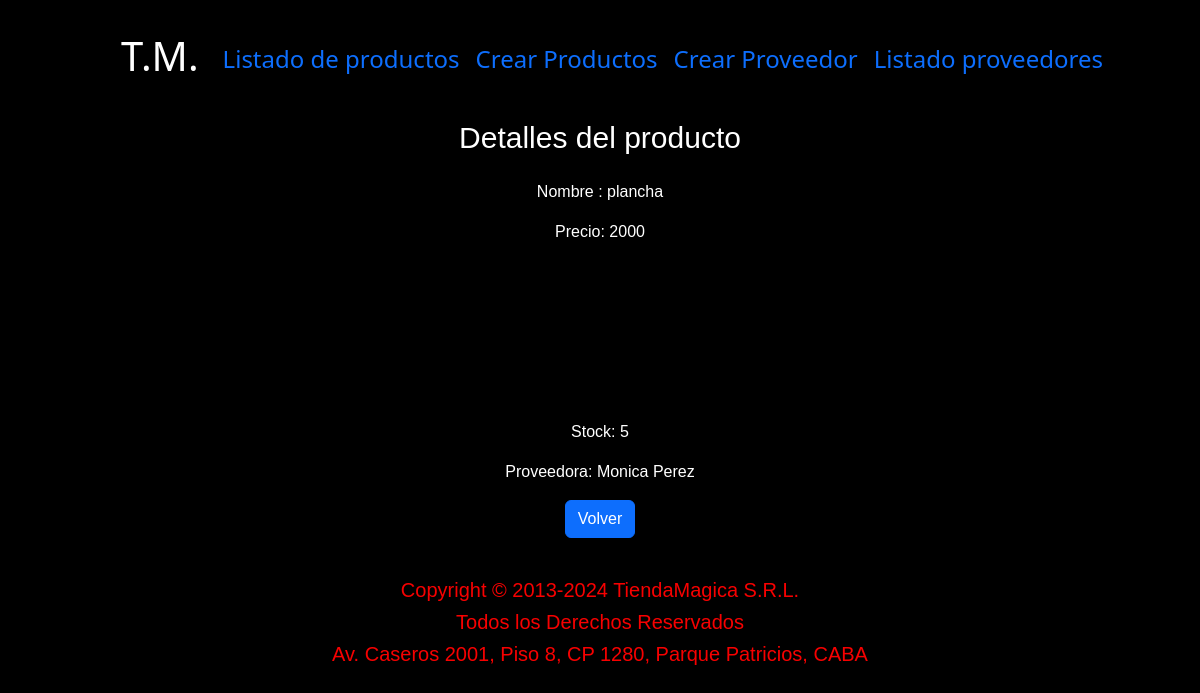
Page /detalle_producto/1/ on the earlier database version.
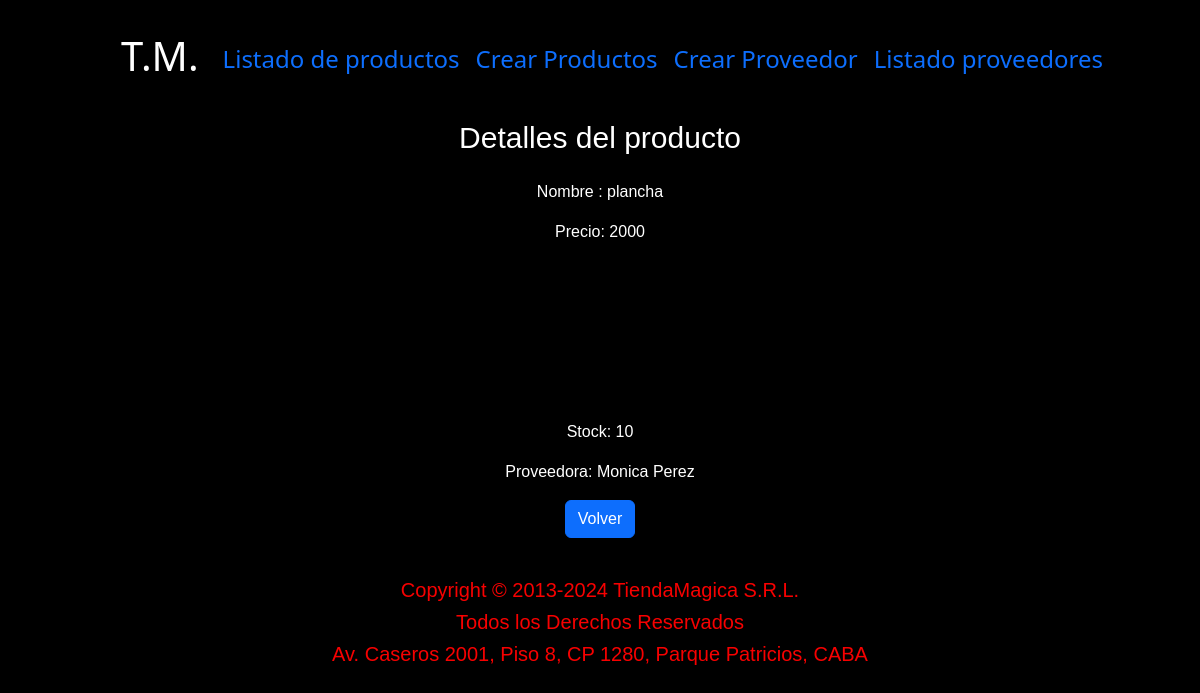
Same page on the later database version.
### compra/models.py (models this page shows, shortened)
class Producto(models.Model):
    nombre = models.CharField(max_length=100)
    precio = models.IntegerField()
    imagen = models.ImageField(upload_to='images/', null=True, blank=True)
    stock_actual = models.IntegerField()
    proveedor = models.ForeignKey(Proveedor, on_delete=models.CASCADE )
    class Meta:
        verbose_name = "Producto"

class Proveedor(models.Model):
    nombre = models.CharField(max_length=100)
    apellido = models.CharField(max_length=100)
    dni = models.IntegerField()
    def __str__(self):
        return f'{ self.nombre} {self.apellido}'
    class Meta:
        verbose_name = "Proveedor"

### compra/views.py (the view)
# urls.py: path('detalle_producto/<int:pk>/', views.ProductoDetailView.as_view(), name='detail'),
class ProductoDetailView(DetailView):
    model = Producto
    template_name = 'detalle_producto.html'

### compra/templates/detalle_producto.html (shortened to what this page needs)
{% extends 'index.html' %}
{% load static %}
{% block contenidonav %}
<h1>Detalles del producto</h1>
<div class="d-flex flex-column mb-4 mt-4 align-items-center fs-6 text">
  <p>Nombre : {{object.nombre}}</p>
  <p>Precio: {{object.precio}}</p>
  <p>Stock: {{object.stock_actual}}</p>
  <p>Proveedora: {{object.proveedor}}</p>
  <p>
    <a type="button" href="{% url 'mostrar_productos' %}" class="btn btn-primary">Volver</a>
  </p>
</div>
{% endblock contenidonav %}

Differences in the rows shown:
changed Producto "plancha": stock_actual "5" → "10"
